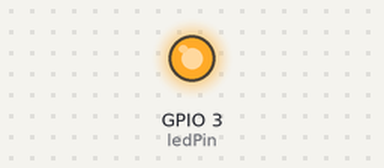
The program below on a simulated ESP32 board running MicroPython. On the bench: output pins drawn as LEDs (lit = HIGH).

Above: at 0.2 s.
At 3.7 s:
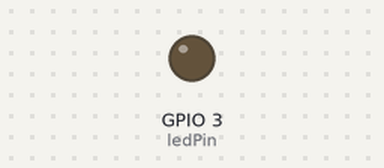
Timing chart, 0 to 6.5 s (numbered marks = the images above):
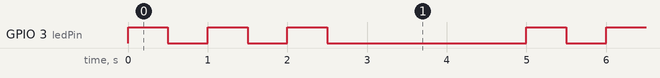

The program:

_0103_LED_Blink_3times.py
```python
from machine import Pin
import time

ledPin = Pin(3, Pin.OUT)  # 3:ConnectorA 4:ConnectorB 10:Builtin

while True:
    for i in range(3):
        ledPin.on()  # LED ON
        time.sleep(0.5)  # 0.5 seconds
        ledPin.off()  # LED OFF
        time.sleep(0.5)  # 0.5 seconds
    time.sleep(2)
```

Measured:
- by itself, GPIO 3 (ledPin): repeats every 5.0 s: 2 × (LOW 0.50 s, HIGH 0.50 s), LOW 2.5 s, HIGH 0.50 s
- by itself, everything shown: repeats every 5.0 s, in 6 steps
